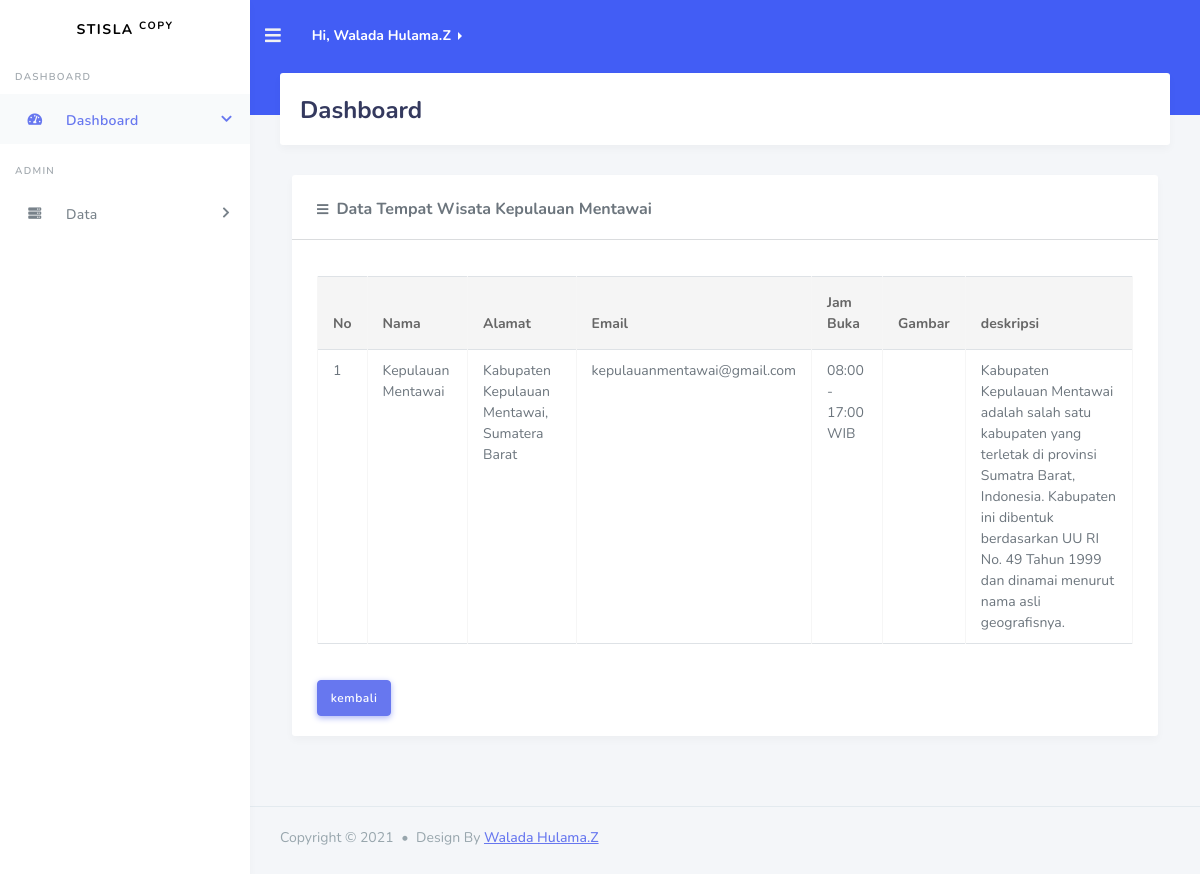
Screenshot of /admin/detail.php?id=15 with the database file from the repository.
### tables this page shows
CREATE TABLE `wisata` (
  `id` int(11) NOT NULL,
  `nama` varchar(225) NOT NULL,
  `alamat` longtext NOT NULL,
  `email` varchar(225) NOT NULL,
  `jam_buka` varchar(225) NOT NULL,
  `img` varchar(225) NOT NULL,
  `deskripsi` longtext NOT NULL
);

### koneksi.php (called while the page is built)
<?php
$server = "localhost";
$user = "root";
$password = "";
$database  = "db_ujipraktek";
$conn = mysqli_connect($server, $user, $password, $database);
function query($query)
{
    global $conn;
    $result = mysqli_query($conn, $query);
    $data = [];
    while ($isi = mysqli_fetch_assoc($result)) {
        $data[] = $isi;
    }
    return $data;
}
?>

### admin/detail.php (the view, shortened to what this page needs)
<?php
require '../koneksi.php';
$id = $_GET['id'];
$wisata = query("SELECT * FROM wisata WHERE id = $id")[0];
?>
<!DOCTYPE html>
<html lang="en">
<head>
  <link href="https://cdn.jsdelivr.net/npm/bootstrap@5.0.0-beta3/dist/css/bootstrap.min.css" rel="stylesheet">
  <link rel="stylesheet" href="https://use.fontawesome.com/releases/v5.7.2/css/all.css">
  <link href="https://cdn.jsdelivr.net/npm/bootstrap@5.0.0-beta2/dist/css/bootstrap.min.css" rel="stylesheet">
  <link rel="stylesheet" href="../template/summernote/dist/summernote-bs4.css">
  <link rel="stylesheet" href="../template/css/style.css">
  <link rel="stylesheet" href="../template/css/components.css">
</head>
<body>
  <div id="app">
    <div class="main-wrapper">
      <div class="navbar-bg"></div>
      <nav class="navbar navbar-expand-lg main-navbar">
        <form class="form-inline">
          <ul class="navbar-nav me-3">
            <li><a href="#" data-toggle="sidebar" class="nav-link nav-link-lg"><i class="fas fa-bars"></i></a></li>
          </ul>
        </form>
        <div class="dropdown dropend">
          <a style="text-decoration: none; font-size: 14px;" class=" fw-bold dropdown-toggle text-white" type="button" id="dropdownMenu2" data-bs-toggle="dropdown" aria-expanded="false">
            Hi, Walada Hulama.Z
          </a>
        </div>
      </nav>
      <div class="main-sidebar">
        <aside id="sidebar-wrapper">
          <div class="sidebar-brand">
            <a href="index.html">Stisla <sup>Copy</sup></a>
          </div>
          <ul class="sidebar-menu">
              <li class="menu-header">Dashboard</li>
              <li class="nav-item dropdown active">
                <a href="#" class="nav-link has-dropdown"><i class="fas fa-tachometer-alt"></i><span>Dashboard</span></a>
              </li>
              <li class="menu-header">Admin</li>
              <li class="nav-item dropdown">
                <a href="#" class="nav-link has-dropdown" data-toggle="dropdown"><i class="fas fa-server"></i><span>Data</span></a>
              </li>
        </aside>
      </div>
      <div class="main-content">
        <section class="section">
          <div class="section-header">
            <h1>Dashboard</h1>
          </div>
          <div class="container-fluid">
            <div class="card">
                <div class="card-body">
                  <h6 class="card-title"><i class="fas fa-bars me-2 mt-2"></i>Data Tempat Wisata <?= $wisata['nama'] ?></h6>
                </div><hr style="margin-top: -8px;">
                <div class="card-body">
                  <div class="table-responsive">
                    <table class="table table-bordered table-md table-hover">
                      <thead>
                        <tr>
                          <th>No</th>
                          <th>Nama</th>
                          <th>Alamat</th>
                          <th>Email</th>
                          <th>Jam Buka</th>
                          <th>Gambar</th>
                          <th>deskripsi</th>
                        </tr>
                      </thead>
                      <tbody>
                        <tr>
                          <td><?= 1 ?></td>
                          <td><?= $wisata['nama'] ?></td>
                          <td><?= $wisata['alamat'] ?></td>
                          <td><?= $wisata['email'] ?></td>
                          <td><?= $wisata['jam_buka'] ?></td>
                          <td><img src="<?= $wisata['img'] ?>" width="100px" alt=""></td>
                          <td><?= $wisata['deskripsi'] ?></td>
                      </tr>
                      </tbody>
                    </table>
                  </div>
                </div>
                <div class="card-body" style="margin-top: -20px;">
                    <a href="index.php" class="btn btn-primary">kembali</a>
                </div>
              </div>
          </div>
        </section>
      </div>
      <footer class="main-footer">
        <div class="footer-left">
          Copyright &copy; 2021 <div class="bullet"></div> Design By <a href="https://github.com/waladahlmzaqi">Walada Hulama.Z</a>
        </div>
      </footer>
    </div>
  </div>
</body>
</html>

### rows the page displays
wisata: nama "Kepulauan Mentawai", alamat "Kabupaten Kepulauan Mentawai, Sumatera Barat", email "kepulauanmentawai@gmail.com", jam_buka "08:00 - 17:00 WIB", deskripsi "Kabupaten Kepulauan Mentawai adalah salah satu kabupaten yang terletak di provinsi Sumatra Barat, Indonesia. Kabupaten ini dibentuk berdasarkan UU RI No. 49 Tahun 1999 dan dinamai menurut nama asli geografisnya."
